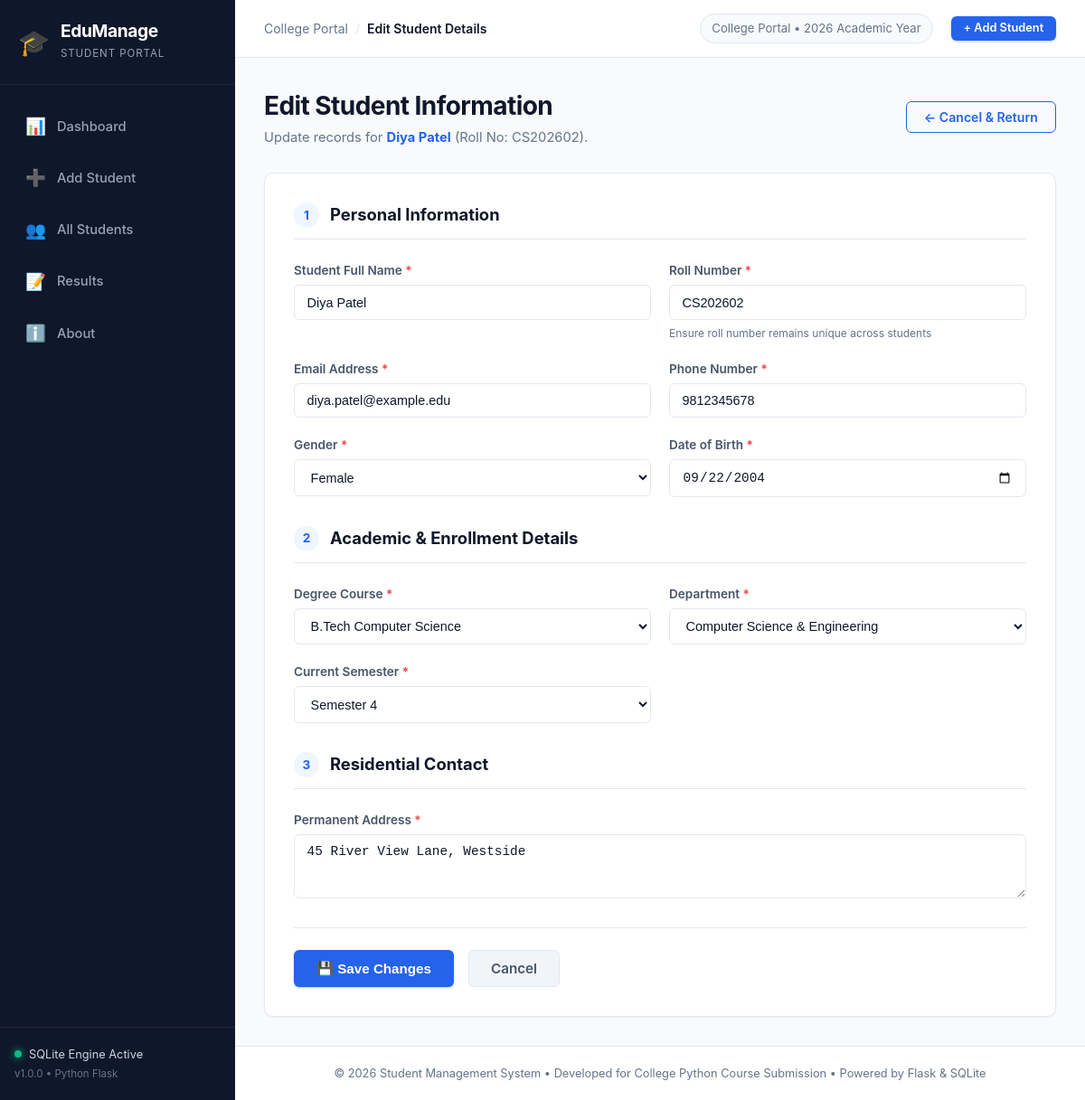
The page /student/edit/2 on the database its author committed.
### tables this page shows
CREATE TABLE students (
        id INTEGER PRIMARY KEY AUTOINCREMENT,
        name TEXT NOT NULL,
        roll_number TEXT NOT NULL UNIQUE,
        email TEXT NOT NULL,
        phone TEXT NOT NULL,
        gender TEXT NOT NULL,
        dob TEXT NOT NULL,
        course TEXT NOT NULL,
        department TEXT NOT NULL,
        semester INTEGER NOT NULL,
        address TEXT NOT NULL,
        created_at TIMESTAMP DEFAULT CURRENT_TIMESTAMP
    );

### app.py (the view, shortened to what this page needs)
@app.route('/student/edit/<int:id>', methods=['GET', 'POST'])
def edit_student(id):
    conn = get_db_connection()
    cursor = conn.cursor()
    cursor.execute("SELECT * FROM students WHERE id = ?", (id,))
    student = cursor.fetchone()
    if student is None:
        conn.close()
        flash('Student record not found.', 'danger')
        return redirect(url_for('students'))
    conn.close()
    return render_template('edit_student.html', student=student)

### app.py (called while the page is built)
def get_db_connection():
    conn = sqlite3.connect(DATABASE)
    conn.row_factory = sqlite3.Row
    conn.execute("PRAGMA foreign_keys = ON")
    return conn

### templates/edit_student.html (shortened to what this page needs)
{% extends 'base.html' %}
{% block header_title %}Edit Student Details{% endblock %}
{% block content %}
<div class="form-container">
    <div class="page-header">
        <div class="page-header-info">
            <h1 class="page-title">Edit Student Information</h1>
            <p class="page-subtitle">Update records for <strong class="text-primary">{{ student.name }}</strong> (Roll No: {{ student.roll_number }}).</p>
        </div>
        <div class="page-header-actions">
            <a href="{{ url_for('student_details', id=student.id) }}" class="btn btn-outline">
                <span>&larr; Cancel & Return</span>
            </a>
        </div>
    </div>
    <div class="card form-card">
        <form method="POST" action="{{ url_for('edit_student', id=student.id) }}" id="editStudentForm" novalidate>
            <div class="form-section-title">
                <span class="section-number">1</span>
                <h3>Personal Information</h3>
            </div>
            <div class="form-grid">
                <div class="form-group">
                    <label for="name" class="form-label required">Student Full Name</label>
                    <input type="text" id="name" name="name" class="form-control" value="{{ student.name }}" required>
                </div>
                <div class="form-group">
                    <label for="roll_number" class="form-label required">Roll Number</label>
                    <input type="text" id="roll_number" name="roll_number" class="form-control" value="{{ student.roll_number }}" required style="text-transform: uppercase;">
                    <span class="field-hint">Ensure roll number remains unique across students</span>
                </div>
                <div class="form-group">
                    <label for="email" class="form-label required">Email Address</label>
                    <input type="email" id="email" name="email" class="form-control" value="{{ student.email }}" required>
                </div>
                <div class="form-group">
                    <label for="phone" class="form-label required">Phone Number</label>
                    <input type="tel" id="phone" name="phone" class="form-control" value="{{ student.phone }}" required>
                </div>
                <div class="form-group">
                    <label for="gender" class="form-label required">Gender</label>
                    <select id="gender" name="gender" class="form-control" required>
                        <option value="Female" {% if student.gender == 'Female' %}selected{% endif %}>Female</option>
                    </select>
                </div>
                <div class="form-group">
                    <label for="dob" class="form-label required">Date of Birth</label>
                    <input type="date" id="dob" name="dob" class="form-control" value="{{ student.dob }}" required>
                </div>
            </div>
            <div class="form-section-title" style="margin-top: 2rem;">
                <span class="section-number">2</span>
                <h3>Academic & Enrollment Details</h3>
            </div>
            <div class="form-grid">
                <div class="form-group">
                    <label for="course" class="form-label required">Degree Course</label>
                    <select id="course" name="course" class="form-control" required>
                        {% set courses = ['B.Tech Computer Science', 'B.Sc Information Tech', 'B.Tech Electronics', 'B.Tech Mechanical', 'B.Tech Civil', 'MCA', 'MBA'] %}
                        {% for c in courses %}
                            <option value="{{ c }}" {% if student.course == c %}selected{% endif %}>{{ c }}</option>
                        {% endfor %}
                    </select>
                </div>
                <div class="form-group">
                    <label for="department" class="form-label required">Department</label>
                    <select id="department" name="department" class="form-control" required>
                        {% set depts = ['Computer Science & Engineering', 'Information Technology', 'Electronics & Communication', 'Mechanical Engineering', 'Civil Engineering', 'Management Studies'] %}
                        {% for d in depts %}
                            <option value="{{ d }}" {% if student.department == d %}selected{% endif %}>{{ d }}</option>
                        {% endfor %}
                    </select>
                </div>
                <div class="form-group">
                    <label for="semester" class="form-label required">Current Semester</label>
                    <select id="semester" name="semester" class="form-control" required>
                        {% for sem in range(1, 9) %}
                            <option value="{{ sem }}" {% if student.semester == sem %}selected{% endif %}>Semester {{ sem }}</option>
                        {% endfor %}
                    </select>
                </div>
            </div>
            <div class="form-section-title" style="margin-top: 2rem;">
                <span class="section-number">3</span>
                <h3>Residential Contact</h3>
            </div>
            <div class="form-group full-width">
                <label for="address" class="form-label required">Permanent Address</label>
                <textarea id="address" name="address" class="form-control" rows="3" required>{{ student.address }}</textarea>
            </div>
            <div class="form-actions">
                <button type="submit" class="btn btn-primary btn-lg">
                    <span>💾 Save Changes</span>
                </button>
                <a href="{{ url_for('student_details', id=student.id) }}" class="btn btn-secondary btn-lg">Cancel</a>
            </div>
        </form>
    </div>
</div>
{% endblock %}

### static/css/style.css (style rules this page uses)
:root { --primary: #1e3a8a; --primary-light: #2563eb; --primary-dark: #172554; --primary-subtle: #eff6ff; --accent: #0284c7; --bg-page: #f8fafc; --surface: #ffffff; --surface-hover: #f1f5f9; --border: #e2e8f0; --border-light: #f1f5f9; --text-main: #0f172a; --text-secondary: #475569; --text-muted: #64748b; --sidebar-bg: #0f172a; --sidebar-text: #94a3b8; --sidebar-active: #38bdf8; --sidebar-active-bg: rgba(56, 189, 248, 0.12); --success: #10b981; --success-bg: #ecfdf5; --success-border: #a7f3d0; --danger: #ef4444; --danger-bg: #fef2f2; --danger-border: #fecaca; --warning: #f59e0b; --warning-bg: #fffbeb; --warning-border: #fde68a; --info: #0284c7; --info-bg: #f0f9ff; --info-border: #bae6fd; --radius-sm: 6px; --radius-md: 10px; --radius-lg: 14px; --shadow-sm: 0 1px 2px 0 rgba(0, 0, 0, 0.05); --shadow-md: 0 4px 6px -1px rgba(0, 0, 0, 0.08), 0 2px 4px -2px rgba(0, 0, 0, 0.05); --shadow-lg: 0 10px 15px -3px rgba(0, 0, 0, 0.08), 0 4px 6px -4px rgba(0, 0, 0, 0.04); --transition: all 0.2s cubic-bezier(0.4, 0, 0.2, 1); }
*, *::before, *::after { box-sizing: border-box; margin: 0; padding: 0; }
body { font-family: -apple-system, BlinkMacSystemFont, "Segoe UI", Roboto, "Helvetica Neue", Arial, sans-serif; background-color: var(--bg-page); color: var(--text-main); line-height: 1.5; -webkit-font-smoothing: antialiased; }
a { color: var(--primary-light); text-decoration: none; transition: var(--transition); }
.page-header { display: flex; align-items: center; justify-content: space-between; flex-wrap: wrap; gap: 1rem; margin-bottom: 1.75rem; }
.page-title { font-size: 1.75rem; font-weight: 700; color: var(--text-main); letter-spacing: -0.02em; }
.page-subtitle { font-size: 0.92rem; color: var(--text-muted); margin-top: 0.2rem; }
.page-header-actions { display: flex; align-items: center; gap: 0.75rem; }
.btn { display: inline-flex; align-items: center; justify-content: center; gap: 0.45rem; padding: 0.6rem 1.2rem; font-size: 0.88rem; font-weight: 600; border-radius: var(--radius-sm); border: 1px solid transparent; cursor: pointer; transition: var(--transition); line-height: 1; text-decoration: none; white-space: nowrap; }
.btn-primary { background-color: var(--primary-light); color: #ffffff; box-shadow: 0 1px 3px rgba(37, 99, 235, 0.3); }
.btn-secondary { background-color: #f1f5f9; color: var(--text-secondary); border-color: var(--border); }
.btn-outline { background-color: transparent; color: var(--primary-light); border-color: var(--primary-light); }
.btn-lg { padding: 0.75rem 1.5rem; font-size: 0.95rem; }
.card { background-color: var(--surface); border: 1px solid var(--border); border-radius: var(--radius-md); box-shadow: var(--shadow-sm); overflow: hidden; }
.form-card { padding: 2rem; max-width: 900px; margin: 0 auto; }
.form-section-title { display: flex; align-items: center; gap: 0.75rem; padding-bottom: 0.75rem; border-bottom: 1px solid var(--border); margin-bottom: 1.5rem; }
.section-number { width: 28px; height: 28px; background-color: var(--primary-subtle); color: var(--primary-light); border-radius: 50%; display: flex; align-items: center; justify-content: center; font-weight: 700; font-size: 0.85rem; }
.form-section-title h3 { font-size: 1.15rem; color: var(--text-main); }
.form-grid { display: grid; grid-template-columns: repeat(2, 1fr); gap: 1.25rem; }
.form-group { display: flex; flex-direction: column; gap: 0.35rem; }
.form-group.full-width { grid-column: 1 / -1; }
.form-label { font-size: 0.85rem; font-weight: 600; color: var(--text-secondary); }
.form-label.required::after { content: " *"; color: var(--danger); }
.form-control { width: 100%; padding: 0.65rem 0.85rem; font-size: 0.9rem; color: var(--text-main); background-color: #ffffff; border: 1px solid var(--border); border-radius: var(--radius-sm); transition: var(--transition); outline: none; }
.field-hint { font-size: 0.75rem; color: var(--text-muted); }
.form-actions { display: flex; align-items: center; gap: 1rem; margin-top: 2rem; padding-top: 1.5rem; border-top: 1px solid var(--border); }
.text-primary { color: var(--primary-light); }

### rows shown on the page
students: name "Diya Patel", roll_number "CS202602", email "diya.patel@example.edu", phone "9812345678", gender "Female", dob "09/22/2004", course "B.Tech Computer Science", department "Computer Science & Engineering", semester "Semester 4", address "45 River View Lane, Westside"
